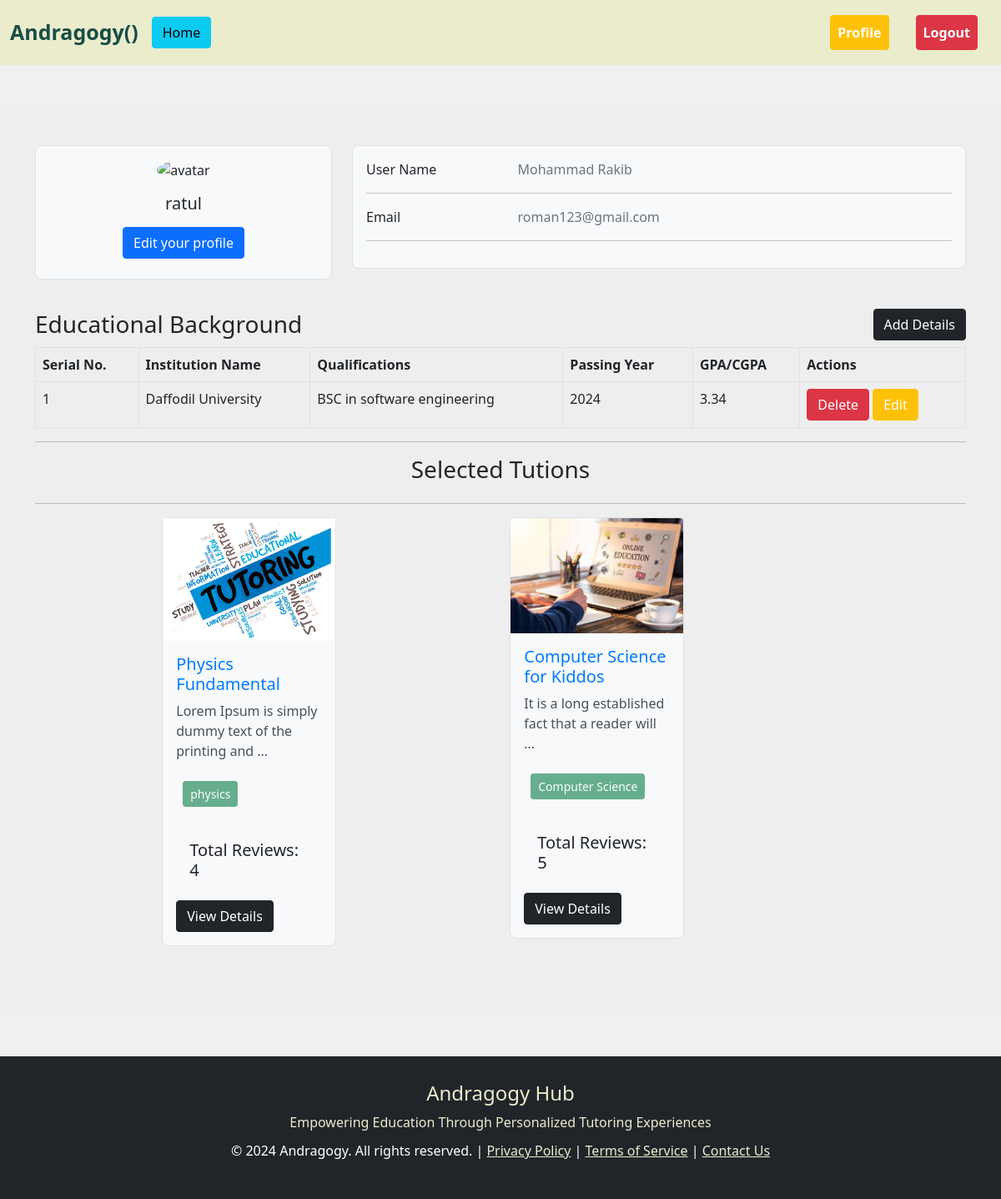
/accounts/profile/ (signed in), run on the app's committed database.
### accounts/models.py (models this page shows, shortened)
class Userdetails(models.Model):
    user = models.ForeignKey(User, on_delete=models.CASCADE, default=None, null=True)
    institution_name = models.CharField(max_length=100)
    qualifications = models.CharField(max_length=100)
    passing_year = models.CharField(max_length=15)
    gpa = models.CharField(max_length=15)

### tutions/models.py (models this page shows)
class Tution(models.Model):
    title = models.CharField(max_length=50)
    content = models.TextField()
    classes = models.ManyToManyField(Classes)
    author = models.ForeignKey(User, on_delete=models.CASCADE, blank = True, null = True)
    image = models.ImageField(upload_to = 'tutions/media/uploads/', blank = True, null = True)
    user_reviews = models.TextField(null= True, blank = True)
    def __str__(self):
        return self.title

### classes/models.py (models this page shows, shortened)
class Classes(models.Model):
    name = models.CharField(max_length=100)
    slug = models.SlugField(max_length=100, unique=True, null=True, blank=True)

### accounts/views.py (the view)
# urls.py: path('profile/', views.profile, name='profile'),
@login_required
def profile(request):
    add_userdetails = models.Userdetails.objects.filter(user=request.user)
    selected_applicants = Applicant.objects.filter(user=request.user, is_selected=True)
    selected_tutions = [applicant.tution for applicant in selected_applicants]
    print(selected_tutions)
    return render(request, "profile.html", {'data': add_userdetails, 'selected_tutions': selected_tutions})

### accounts/templates/profile.html
{% extends 'base.html' %}
{% load crispy_forms_tags %}
{% block content %}
<section style="background-color: #eee;">
  <div class="container py-5">
    <div class="row">
      <div class="col-lg-4">
        <div class="card mb-4">
          <div class="card-body text-center">
            <img src="https://mdbcdn.b-cdn.net/img/Photos/new-templates/bootstrap-chat/ava3.webp"
              alt="avatar" class="rounded-circle img-fluid" style="width: 150px;">
            <h5 class="my-3">{{ request.user.username }}</h5>
            <div class="d-flex justify-content-center mb-2">
              <a class="btn btn-primary" href="{% url 'edit_profile' %}">Edit your profile</a>
            </div>
          </div>
        </div>
      </div>
      <div class="col-lg-8">
        <div class="card mb-4">
          <div class="card-body">
            <div class="row">
              <div class="col-sm-3">
                <p class="mb-0">User Name</p>
              </div>
              <div class="col-sm-9">
                <p class="text-muted mb-0">{{ request.user.get_full_name }}</p>
              </div>
            </div>
            <hr>
            <div class="row">
              <div class="col-sm-3">
                <p class="mb-0">Email</p>
              </div>
              <div class="col-sm-9">
                <p class="text-muted mb-0">{{ request.user.email }}</p>
              </div>
            </div>
            <hr>
          </div>
        </div>
        <br>
      </div>
    </div>
    <h3 class="d-flex justify-content-between align-items-center">
      Educational Background
      {% if request.user.is_authenticated %}
        <a type="button" href="{% url 'add_userdetails' %}" class="btn btn-dark">Add Details</a>
      {% endif %}
    </h3>
    {% if data %}
      <table class="table table-bordered">
        <thead>
          <tr>
            <th scope="col">Serial No.</th>
            <th scope="col">Institution Name</th>
            <th scope="col">Qualifications</th>
            <th scope="col">Passing Year</th>
            <th scope="col">GPA/CGPA</th>
            <th scope="col">Actions</th>
          </tr>
        </thead>
        <tbody>
          {% for ms in data %}
            <tr>
              <td>{{ forloop.counter }}</td>
              <td>{{ ms.institution_name }}</td>
              <td>{{ ms.qualifications }}</td>
              <td>{{ ms.passing_year }}</td>
              <td>{{ ms.gpa }}</td>
              <td>
                <a class="btn btn-danger text-white" href="{% url 'delete_userdetails' ms.id %}">Delete</a>
                <a class="btn btn-warning text-white" href="{% url 'edit_userdetails' ms.id %}">Edit</a>
              </td>
            </tr>
          {% endfor %}
        </tbody>
      </table>
    {% else %}
      <h3>No educational background data available to show</h3>
    {% endif %}
    <hr>
    <h3 class="text-center mb-4">Selected Tutions</h3>
    <hr>
    {% if selected_tutions %}
      <div class="col-10">
        <div class="d-flex flex-wrap justify-content-around px-5">
          {% for tution in selected_tutions %}
            <div class="col-sm-3 mb-3">
              <div class="card">
                <img src="{{ tution.image.url }}" class="card-img-top" alt="">
                <div class="card-body">
                  <h5 class="card-title">{{ tution.title }}</h5>
                  <p class="card-text">{{ tution.content | truncatewords:10 }}</p>
                  <p>
                    {% for cat in tution.classes.all %}
                      <button class="btn btn-success btn-sm m-2" disabled>{{ cat.name }}</button>
                    {% endfor %}
                  </p>
                  <h5 class="p-3">Total Reviews: {{ tution.comments.count }}</h5>
                  {% if request.user.is_authenticated %}
              <button class="btn btn-dark"><a href="{% url 'tution_details' tution.id %}"  class="text-decoration-none text-white">View Details</a></button>
              {% endif %}
                </div>
              </div>
            </div>
          {% endfor %}
        </div>
      </div>
    {% else %}
      <p>No selected tutions available.</p>
    {% endif %}
  </div>
  </section>
  {% endblock %}

### templates/base.html (shortened to what this page needs)
<!DOCTYPE html>
<html lang="en">
  <head>
    <link
      href="https://cdn.jsdelivr.net/npm/bootstrap@5.0.2/dist/css/bootstrap.min.css"
      rel="stylesheet"
    />
    <link href="https://cdn.jsdelivr.net/npm/bootstrap@5.0.2/dist/css/bootstrap.min.css" rel="stylesheet">
  </head>
  <body>
    <nav class="navbar navbar-expand-lg" style="background-color: #EAECCC;">
      <div class="container-fluid">
        <a class="navbar-brand" href="{% url 'homepage' %}">Andragogy()</a>
        <div class="collapse navbar-collapse" id="navbarSupportedContent">
          <ul class="navbar-nav me-auto mb-2 mb-lg-0">
            <li class="nav-item">
              <a type="button" href="{% url 'homepage' %}" class="btn btn-info">Home</a>
            </li>
          </ul>
          <div class="d-flex">
            <ul class="navbar-nav me-auto mb-2 mb-lg-0">
              {% if request.user.is_authenticated %}
              <li class="nav-item">
                <a
                  class="nav-link btn btn-warning text-dark mx-3"
                  href="{% url 'profile' %}"
                  >Profile</a
                >
              </li>
              <li class="nav-item">
                <a
                  class="nav-link btn btn-danger text-dark mx-3"
                  href="{% url 'user_logout' %}"
                  >Logout</a
                >
              </li>
              {% endif %}
            </ul>
          </div>
        </div>
      </div>
    </nav>
    {% block content %} {% endblock %}
  <footer class="footer mt-5 bg-dark text-white text-center" style="padding: 30px 0; margin-top: 50px;">
    <div class="container">
      <h4 style="color: #EAECCC;">Andragogy Hub</h4>
      <p style="margin-bottom: 10px; color: #EAECCC;">Empowering Education Through Personalized Tutoring Experiences</p>
      <p>
        &copy; 2024 Andragogy. All rights reserved. |
        <a href="#" style="color: #EAECCC;">Privacy Policy</a> |
        <a href="#" style="color: #EAECCC;">Terms of Service</a> |
        <a href="#" style="color: #EAECCC;">Contact Us</a>
      </p>
    </div>
  </footer>
  </body>
</html>

### data on the page
Userdetails: institution_name "Daffodil University", qualifications "BSC in software engineering", passing_year "2024", gpa "3.34"
Tution: image (picture), title "Physics Fundamental", content "Lorem Ipsum is simply dummy text of the printing and …", comments.count "4"
Classes: name "physics"
Tution: image (picture), title "Computer Science for Kiddos", content "It is a long established fact that a reader will …", comments.count "5"
Classes: name "Computer Science"

### other printed values
{{ request.user.username }} "ratul"
{{ request.user.get_full_name }} "Mohammad Rakib"
{{ request.user.email }} "roman123@gmail.com"
